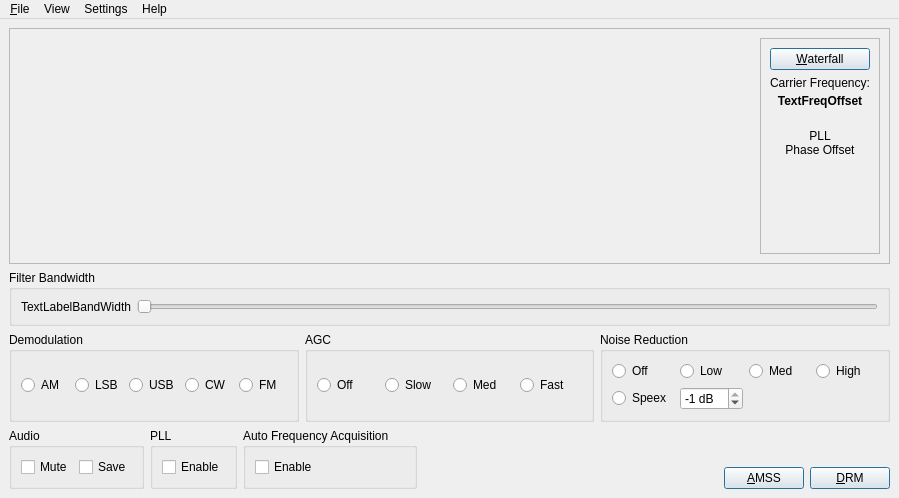
<?xml version="1.0" encoding="UTF-8"?>
<ui version="4.0">
 <class>AMMainWindow</class>
 <widget class="QMainWindow" name="AMMainWindow">
  <property name="geometry">
   <rect>
    <x>0</x>
    <y>0</y>
    <width>899</width>
    <height>498</height>
   </rect>
  </property>
  <property name="windowTitle">
   <string>Analog Demodulation</string>
  </property>
  <property name="windowIcon">
   <iconset resource="res/icons.qrc">
    <normaloff>:/icons/MainIcon.svg</normaloff>:/icons/MainIcon.svg</iconset>
  </property>
  <widget class="QWidget" name="centralwidget">
   <layout class="QVBoxLayout" name="verticalLayout_3">
    <item>
     <widget class="QFrame" name="frame">
      <property name="sizePolicy">
       <sizepolicy hsizetype="Preferred" vsizetype="Expanding">
        <horstretch>0</horstretch>
        <verstretch>0</verstretch>
       </sizepolicy>
      </property>
      <property name="frameShape">
       <enum>QFrame::StyledPanel</enum>
      </property>
      <property name="frameShadow">
       <enum>QFrame::Raised</enum>
      </property>
      <layout class="QHBoxLayout" name="horizontalLayout">
       <item>
        <widget class="QwtPlot" name="plot">
         <property name="sizePolicy">
          <sizepolicy hsizetype="MinimumExpanding" vsizetype="Expanding">
           <horstretch>0</horstretch>
           <verstretch>0</verstretch>
          </sizepolicy>
         </property>
        </widget>
       </item>
       <item>
        <widget class="QFrame" name="frame_2">
         <property name="sizePolicy">
          <sizepolicy hsizetype="Preferred" vsizetype="Expanding">
           <horstretch>0</horstretch>
           <verstretch>0</verstretch>
          </sizepolicy>
         </property>
         <property name="frameShape">
          <enum>QFrame::StyledPanel</enum>
         </property>
         <property name="frameShadow">
          <enum>QFrame::Raised</enum>
         </property>
         <layout class="QGridLayout" name="gridLayout_3">
          <item row="0" column="0">
           <widget class="QPushButton" name="ButtonWaterfall">
            <property name="windowTitle">
             <string/>
            </property>
            <property name="text">
             <string>&amp;Waterfall</string>
            </property>
            <property name="checkable">
             <bool>true</bool>
            </property>
            <property name="autoDefault">
             <bool>true</bool>
            </property>
            <property name="default">
             <bool>true</bool>
            </property>
           </widget>
          </item>
          <item row="1" column="0">
           <layout class="QVBoxLayout" name="verticalLayout_2">
            <property name="spacing">
             <number>0</number>
            </property>
            <item>
             <widget class="QLabel" name="LabelFreqOffset">
              <property name="sizePolicy">
               <sizepolicy hsizetype="Minimum" vsizetype="Minimum">
                <horstretch>0</horstretch>
                <verstretch>0</verstretch>
               </sizepolicy>
              </property>
              <property name="text">
               <string>Carrier Frequency:</string>
              </property>
              <property name="textFormat">
               <enum>Qt::PlainText</enum>
              </property>
              <property name="alignment">
               <set>Qt::AlignBottom|Qt::AlignLeading|Qt::AlignLeft</set>
              </property>
              <property name="textInteractionFlags">
               <set>Qt::NoTextInteraction</set>
              </property>
             </widget>
            </item>
            <item>
             <widget class="QPushButton" name="ButtonFreqOffset">
              <property name="font">
               <font>
                <weight>75</weight>
                <bold>true</bold>
               </font>
              </property>
              <property name="text">
               <string>TextFreqOffset</string>
              </property>
              <property name="flat">
               <bool>true</bool>
              </property>
             </widget>
            </item>
           </layout>
          </item>
          <item row="2" column="0">
           <widget class="QLabel" name="TextLabelPhaseOffset">
            <property name="sizePolicy">
             <sizepolicy hsizetype="Preferred" vsizetype="Expanding">
              <horstretch>0</horstretch>
              <verstretch>0</verstretch>
             </sizepolicy>
            </property>
            <property name="text">
             <string>PLL
Phase Offset</string>
            </property>
            <property name="alignment">
             <set>Qt::AlignCenter</set>
            </property>
            <property name="wordWrap">
             <bool>false</bool>
            </property>
           </widget>
          </item>
          <item row="3" column="0">
           <widget class="QwtDial" name="PhaseDial" native="true">
            <property name="minimumSize">
             <size>
              <width>0</width>
              <height>70</height>
             </size>
            </property>
            <property name="focusPolicy">
             <enum>Qt::NoFocus</enum>
            </property>
            <property name="lineWidth" stdset="0">
             <number>4</number>
            </property>
           </widget>
          </item>
         </layout>
        </widget>
       </item>
      </layout>
     </widget>
    </item>
    <item>
     <widget class="QGroupBox" name="groupBoxBW">
      <property name="title">
       <string>Filter Bandwidth</string>
      </property>
      <layout class="QHBoxLayout" name="horizontalLayout_5">
       <item>
        <widget class="QLabel" name="TextLabelBandWidth">
         <property name="minimumSize">
          <size>
           <width>70</width>
           <height>0</height>
          </size>
         </property>
         <property name="text">
          <string>TextLabelBandWidth</string>
         </property>
         <property name="wordWrap">
          <bool>false</bool>
         </property>
        </widget>
       </item>
       <item>
        <widget class="QSlider" name="SliderBandwidth">
         <property name="sizePolicy">
          <sizepolicy hsizetype="MinimumExpanding" vsizetype="Fixed">
           <horstretch>0</horstretch>
           <verstretch>0</verstretch>
          </sizepolicy>
         </property>
         <property name="orientation">
          <enum>Qt::Horizontal</enum>
         </property>
        </widget>
       </item>
      </layout>
     </widget>
    </item>
    <item>
     <layout class="QHBoxLayout" name="_9">
      <property name="spacing">
       <number>6</number>
      </property>
      <property name="leftMargin">
       <number>0</number>
      </property>
      <property name="topMargin">
       <number>0</number>
      </property>
      <property name="rightMargin">
       <number>0</number>
      </property>
      <property name="bottomMargin">
       <number>0</number>
      </property>
      <item>
       <widget class="QGroupBox" name="groupBoxDemodulation">
        <property name="sizePolicy">
         <sizepolicy hsizetype="Minimum" vsizetype="Minimum">
          <horstretch>0</horstretch>
          <verstretch>0</verstretch>
         </sizepolicy>
        </property>
        <property name="title">
         <string>Demodulation</string>
        </property>
        <layout class="QHBoxLayout" name="horizontalLayout_2">
         <item>
          <widget class="QRadioButton" name="RadioButtonDemAM">
           <property name="text">
            <string>AM</string>
           </property>
           <attribute name="buttonGroup">
            <string notr="true">ButtonGroupDemodulation</string>
           </attribute>
          </widget>
         </item>
         <item>
          <widget class="QRadioButton" name="RadioButtonDemLSB">
           <property name="text">
            <string>LSB</string>
           </property>
           <attribute name="buttonGroup">
            <string notr="true">ButtonGroupDemodulation</string>
           </attribute>
          </widget>
         </item>
         <item>
          <widget class="QRadioButton" name="RadioButtonDemUSB">
           <property name="text">
            <string>USB</string>
           </property>
           <attribute name="buttonGroup">
            <string notr="true">ButtonGroupDemodulation</string>
           </attribute>
          </widget>
         </item>
         <item>
          <widget class="QRadioButton" name="RadioButtonDemCW">
           <property name="text">
            <string>CW</string>
           </property>
           <attribute name="buttonGroup">
            <string notr="true">ButtonGroupDemodulation</string>
           </attribute>
          </widget>
         </item>
         <item>
          <widget class="QRadioButton" name="RadioButtonDemFM">
           <property name="text">
            <string>FM</string>
           </property>
           <attribute name="buttonGroup">
            <string notr="true">ButtonGroupDemodulation</string>
           </attribute>
          </widget>
         </item>
        </layout>
       </widget>
      </item>
      <item>
       <widget class="QGroupBox" name="groupBoxAGC">
        <property name="sizePolicy">
         <sizepolicy hsizetype="Minimum" vsizetype="Minimum">
          <horstretch>0</horstretch>
          <verstretch>0</verstretch>
         </sizepolicy>
        </property>
        <property name="title">
         <string>AGC</string>
        </property>
        <layout class="QHBoxLayout" name="horizontalLayout_3">
         <item>
          <widget class="QRadioButton" name="RadioButtonAGCOff">
           <property name="text">
            <string>Off</string>
           </property>
           <attribute name="buttonGroup">
            <string notr="true">ButtonGroupAGC</string>
           </attribute>
          </widget>
         </item>
         <item>
          <widget class="QRadioButton" name="RadioButtonAGCSlow">
           <property name="text">
            <string>Slow</string>
           </property>
           <attribute name="buttonGroup">
            <string notr="true">ButtonGroupAGC</string>
           </attribute>
          </widget>
         </item>
         <item>
          <widget class="QRadioButton" name="RadioButtonAGCMed">
           <property name="text">
            <string>Med</string>
           </property>
           <attribute name="buttonGroup">
            <string notr="true">ButtonGroupAGC</string>
           </attribute>
          </widget>
         </item>
         <item>
          <widget class="QRadioButton" name="RadioButtonAGCFast">
           <property name="text">
            <string>Fast</string>
           </property>
           <attribute name="buttonGroup">
            <string notr="true">ButtonGroupAGC</string>
           </attribute>
          </widget>
         </item>
        </layout>
       </widget>
      </item>
      <item>
       <widget class="QGroupBox" name="groupBoxNoiseReduction">
        <property name="sizePolicy">
         <sizepolicy hsizetype="Minimum" vsizetype="Minimum">
          <horstretch>0</horstretch>
          <verstretch>0</verstretch>
         </sizepolicy>
        </property>
        <property name="title">
         <string>Noise Reduction</string>
        </property>
        <layout class="QGridLayout" name="gridLayout_4">
         <item row="0" column="0">
          <widget class="QRadioButton" name="RadioButtonNoiRedOff">
           <property name="text">
            <string>Off</string>
           </property>
           <attribute name="buttonGroup">
            <string notr="true">ButtonGroupNoiseReduction</string>
           </attribute>
          </widget>
         </item>
         <item row="0" column="1">
          <widget class="QRadioButton" name="RadioButtonNoiRedLow">
           <property name="text">
            <string>Low</string>
           </property>
           <attribute name="buttonGroup">
            <string notr="true">ButtonGroupNoiseReduction</string>
           </attribute>
          </widget>
         </item>
         <item row="0" column="2">
          <widget class="QRadioButton" name="RadioButtonNoiRedMed">
           <property name="text">
            <string>Med</string>
           </property>
           <attribute name="buttonGroup">
            <string notr="true">ButtonGroupNoiseReduction</string>
           </attribute>
          </widget>
         </item>
         <item row="0" column="3">
          <widget class="QRadioButton" name="RadioButtonNoiRedHigh">
           <property name="text">
            <string>High</string>
           </property>
           <attribute name="buttonGroup">
            <string notr="true">ButtonGroupNoiseReduction</string>
           </attribute>
          </widget>
         </item>
         <item row="1" column="0">
          <widget class="QRadioButton" name="RadioButtonNoiRedSpeex">
           <property name="text">
            <string>Speex</string>
           </property>
           <attribute name="buttonGroup">
            <string notr="true">ButtonGroupNoiseReduction</string>
           </attribute>
          </widget>
         </item>
         <item row="1" column="1">
          <widget class="QSpinBox" name="SpinBoxNoiRedLevel">
           <property name="suffix">
            <string> dB</string>
           </property>
           <property name="minimum">
            <number>-96</number>
           </property>
           <property name="maximum">
            <number>-1</number>
           </property>
           <property name="value">
            <number>-1</number>
           </property>
          </widget>
         </item>
        </layout>
       </widget>
      </item>
     </layout>
    </item>
    <item>
     <layout class="QHBoxLayout" name="horizontalLayout_7">
      <item>
       <widget class="QGroupBox" name="groupBoxAudio">
        <property name="sizePolicy">
         <sizepolicy hsizetype="Minimum" vsizetype="Minimum">
          <horstretch>0</horstretch>
          <verstretch>0</verstretch>
         </sizepolicy>
        </property>
        <property name="title">
         <string>Audio</string>
        </property>
        <layout class="QHBoxLayout" name="horizontalLayout_8">
         <item>
          <widget class="QCheckBox" name="CheckBoxMuteAudio">
           <property name="text">
            <string>Mute</string>
           </property>
          </widget>
         </item>
         <item>
          <widget class="QCheckBox" name="CheckBoxSaveAudioWave">
           <property name="text">
            <string>Save</string>
           </property>
          </widget>
         </item>
        </layout>
       </widget>
      </item>
      <item>
       <widget class="QGroupBox" name="GroupBoxPLL">
        <property name="sizePolicy">
         <sizepolicy hsizetype="Minimum" vsizetype="Minimum">
          <horstretch>0</horstretch>
          <verstretch>0</verstretch>
         </sizepolicy>
        </property>
        <property name="title">
         <string>PLL</string>
        </property>
        <layout class="QGridLayout" name="gridLayout">
         <item row="0" column="0">
          <widget class="QCheckBox" name="CheckBoxPLL">
           <property name="text">
            <string>Enable</string>
           </property>
          </widget>
         </item>
        </layout>
       </widget>
      </item>
      <item>
       <widget class="QGroupBox" name="GroupBoxAutoFreqAcq">
        <property name="sizePolicy">
         <sizepolicy hsizetype="Minimum" vsizetype="Minimum">
          <horstretch>0</horstretch>
          <verstretch>0</verstretch>
         </sizepolicy>
        </property>
        <property name="title">
         <string>Auto Frequency Acquisition</string>
        </property>
        <layout class="QGridLayout" name="gridLayout_2">
         <item row="0" column="0">
          <widget class="QCheckBox" name="CheckBoxAutoFreqAcq">
           <property name="text">
            <string>Enable</string>
           </property>
          </widget>
         </item>
        </layout>
       </widget>
      </item>
      <item>
       <spacer name="Spacer6">
        <property name="orientation">
         <enum>Qt::Horizontal</enum>
        </property>
        <property name="sizeType">
         <enum>QSizePolicy::MinimumExpanding</enum>
        </property>
        <property name="sizeHint" stdset="0">
         <size>
          <width>20</width>
          <height>20</height>
         </size>
        </property>
       </spacer>
      </item>
      <item>
       <layout class="QVBoxLayout" name="verticalLayout">
        <property name="spacing">
         <number>0</number>
        </property>
        <item>
         <widget class="QWidget" name="widget" native="true">
          <property name="sizePolicy">
           <sizepolicy hsizetype="Minimum" vsizetype="Minimum">
            <horstretch>0</horstretch>
            <verstretch>0</verstretch>
           </sizepolicy>
          </property>
         </widget>
        </item>
        <item>
         <layout class="QHBoxLayout" name="horizontalLayout_6">
          <property name="spacing">
           <number>6</number>
          </property>
          <property name="bottomMargin">
           <number>0</number>
          </property>
          <item>
           <widget class="QPushButton" name="ButtonAMSS">
            <property name="sizePolicy">
             <sizepolicy hsizetype="Minimum" vsizetype="Maximum">
              <horstretch>0</horstretch>
              <verstretch>0</verstretch>
             </sizepolicy>
            </property>
            <property name="windowTitle">
             <string/>
            </property>
            <property name="text">
             <string>&amp;AMSS</string>
            </property>
            <property name="autoDefault">
             <bool>true</bool>
            </property>
            <property name="default">
             <bool>true</bool>
            </property>
           </widget>
          </item>
          <item>
           <widget class="QPushButton" name="ButtonDRM">
            <property name="sizePolicy">
             <sizepolicy hsizetype="Minimum" vsizetype="Maximum">
              <horstretch>0</horstretch>
              <verstretch>0</verstretch>
             </sizepolicy>
            </property>
            <property name="windowTitle">
             <string/>
            </property>
            <property name="text">
             <string>&amp;DRM</string>
            </property>
            <property name="autoDefault">
             <bool>true</bool>
            </property>
            <property name="default">
             <bool>true</bool>
            </property>
           </widget>
          </item>
         </layout>
        </item>
       </layout>
      </item>
     </layout>
    </item>
   </layout>
  </widget>
  <widget class="QMenuBar" name="menubar">
   <property name="geometry">
    <rect>
     <x>0</x>
     <y>0</y>
     <width>899</width>
     <height>21</height>
    </rect>
   </property>
   <widget class="QMenu" name="menu_File">
    <property name="title">
     <string>&amp;File</string>
    </property>
   </widget>
   <widget class="QMenu" name="menu_View">
    <property name="title">
     <string>View</string>
    </property>
    <addaction name="action_Stations_Dialog"/>
    <addaction name="action_Live_Schedule_Dialog"/>
   </widget>
   <widget class="QMenu" name="menu_Settings">
    <property name="title">
     <string>Settings</string>
    </property>
    <addaction name="actionDRM"/>
    <addaction name="actionFM"/>
    <addaction name="actionAM"/>
   </widget>
   <widget class="QMenu" name="menuHelp">
    <property name="title">
     <string>Help</string>
    </property>
    <addaction name="actionWhats_This"/>
    <addaction name="separator"/>
    <addaction name="actionAbout_Dream"/>
   </widget>
   <addaction name="menu_File"/>
   <addaction name="menu_View"/>
   <addaction name="menu_Settings"/>
   <addaction name="menuHelp"/>
  </widget>
  <action name="action_Stations_Dialog">
   <property name="text">
    <string>S&amp;tations Dialog...</string>
   </property>
   <property name="shortcut">
    <string>Alt+T</string>
   </property>
  </action>
  <action name="action_Live_Schedule_Dialog">
   <property name="text">
    <string>&amp;Live Schedule Dialog...</string>
   </property>
   <property name="shortcut">
    <string>Alt+L</string>
   </property>
  </action>
  <action name="actionExit">
   <property name="text">
    <string>E&amp;xit</string>
   </property>
   <property name="shortcut">
    <string>Alt+X</string>
   </property>
  </action>
  <action name="actionAM">
   <property name="text">
    <string>New AM Acquisition</string>
   </property>
   <property name="shortcut">
    <string>Ctrl+A</string>
   </property>
  </action>
  <action name="actionFM">
   <property name="text">
    <string>FM (analog)</string>
   </property>
   <property name="shortcut">
    <string>Ctrl+F</string>
   </property>
  </action>
  <action name="actionDRM">
   <property name="text">
    <string>DRM (digital)</string>
   </property>
   <property name="shortcut">
    <string>Ctrl+D</string>
   </property>
  </action>
  <action name="actionWhats_This">
   <property name="text">
    <string>Whats This...</string>
   </property>
   <property name="shortcut">
    <string>Shift+F1</string>
   </property>
  </action>
  <action name="actionAbout_Dream">
   <property name="text">
    <string>About Dream...</string>
   </property>
  </action>
 </widget>
 <customwidgets>
  <customwidget>
   <class>QwtPlot</class>
   <extends>QFrame</extends>
   <header>qwt_plot.h</header>
   <container>1</container>
  </customwidget>
  <customwidget>
   <class>QwtDial</class>
   <extends>QWidget</extends>
   <header>qwt_dial.h</header>
  </customwidget>
 </customwidgets>
 <resources>
  <include location="res/icons.qrc"/>
 </resources>
 <connections/>
 <buttongroups>
  <buttongroup name="ButtonGroupNoiseReduction"/>
  <buttongroup name="ButtonGroupDemodulation"/>
  <buttongroup name="ButtonGroupAGC"/>
 </buttongroups>
</ui>
